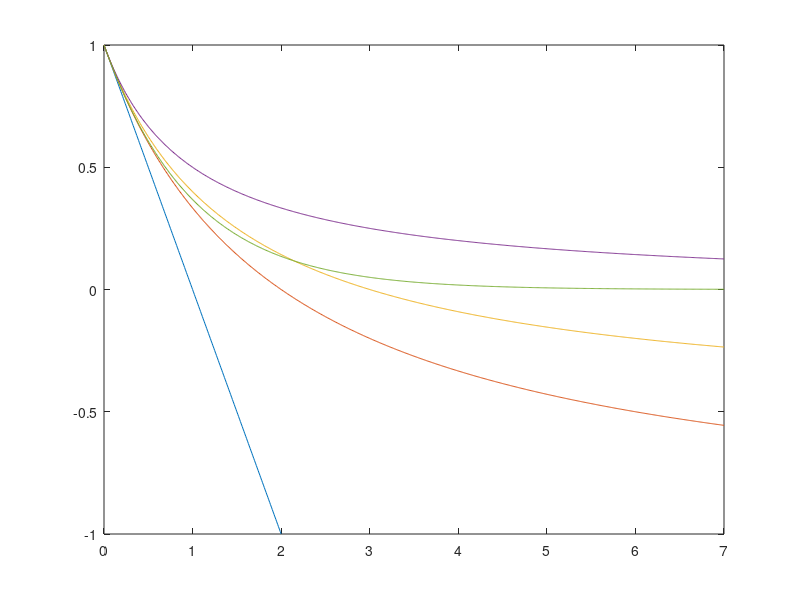

This figure's MATLAB source:
i=0;
for x=0:0.01:2
   i=i+1;
   t=0;
   y1(i)=(1-(1-t)*x)/(1+t*x);
end
i=0;
for x=0:0.01:7
   i=i+1;
   t=0.5;
   y2(i)=(1-(1-t)*x)/(1+t*x);  
   t=2/3;
   y3(i)=(1-(1-t)*x)/(1+t*x);
   t=1;
   y4(i)=(1-(1-t)*x)/(1+t*x);
   y5(i)=exp(-x);
end
x=0:0.01:7;
xx=0:0.01:2;
plot(xx,y1,x,y2,x,y3,x,y4,x,y5);